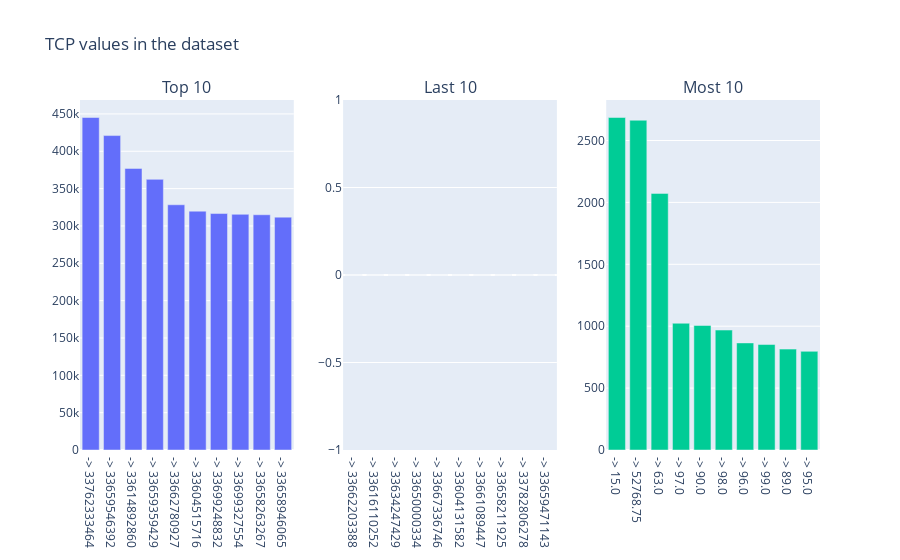

Notebook code cell kept with this figure:
### Code cell
mult_hist([top_10, last_10, most_10, top_10], 1,
          3, "TCP values in the dataset", ['Top 10', 'Last 10', 'Most 10'])

### Figure 1 — Plotly figure (JSON) as saved in the notebook; plotly's stock layout.template omitted (floating-point values rounded to 4 significant figures)
{"data": [{"type": "bar", "x": ["-> 33762333464", "-> 33659546392", "-> 33614892860", "-> 33659359429", "-> 33662780927", "-> 33604515716", "-> 33699248832", "-> 33699327554", "-> 33658263267", "-> 33658946065"], "xaxis": "x", "y": [445200.0, 421000.0, 377043, 362400.0, 328400.0, 319800.0, 316600.0, 315500.0, 315000.0, 311800.0], "yaxis": "y"}, {"type": "bar", "x": ["-> 33662203388", "-> 33616110252", "-> 33634247429", "-> 33650000334", "-> 33667336746", "-> 33604131582", "-> 33661089447", "-> 33658211925", "-> 33782806278", "-> 33659471143"], "xaxis": "x2", "y": [0, 0, 0, 0, 0, 0, 0, 0, 0, 0], "yaxis": "y2"}, {"type": "bar", "x": ["-> 15.0", "-> 52768.75", "-> 63.0", "-> 97.0", "-> 90.0", "-> 98.0", "-> 96.0", "-> 99.0", "-> 89.0", "-> 95.0"], "xaxis": "x3", "y": [2686, 2664, 2073, 1024, 1006, 969, 865, 852, 815, 797], "yaxis": "y3"}], "layout": {"annotations": [{"font": {"size": 16}, "showarrow": false, "text": "Top 10", "x": 0.1444, "xanchor": "center", "xref": "paper", "y": 1, "yanchor": "bottom", "yref": "paper"}, {"font": {"size": 16}, "showarrow": false, "text": "Last 10", "x": 0.5, "xanchor": "center", "xref": "paper", "y": 1, "yanchor": "bottom", "yref": "paper"}, {"font": {"size": 16}, "showarrow": false, "text": "Most 10", "x": 0.8556, "xanchor": "center", "xref": "paper", "y": 1, "yanchor": "bottom", "yref": "paper"}], "showlegend": false, "title": {"text": "TCP values in the dataset"}, "xaxis": {"anchor": "y", "domain": [0, 0.2889]}, "xaxis2": {"anchor": "y2", "domain": [0.3556, 0.6444]}, "xaxis3": {"anchor": "y3", "domain": [0.7111, 1]}, "yaxis": {"anchor": "x", "domain": [0, 1]}, "yaxis2": {"anchor": "x2", "domain": [0, 1]}, "yaxis3": {"anchor": "x3", "domain": [0, 1]}}}
